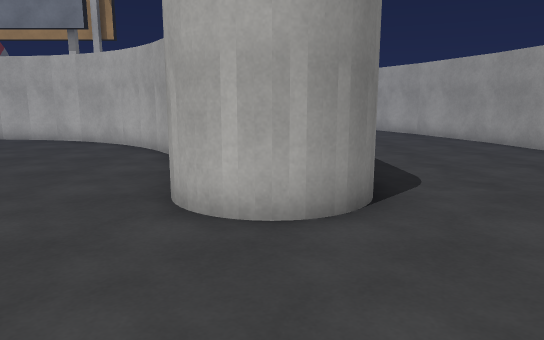
[1] (above)

16 first-person views from a walk through a Unity game level. The camera is 1.4 m above the floor, tilts 10° down and sees 70° across. The floor is counted in squares, 1 m on a side. Each view is taken from the middle of a square. On the plan, view 1 faces up. The plan holds only what a view shows up to about 16 squares ahead; the rest is blank. The place goes on beyond the plan. Some surface patterns are stand-ins.

[2]
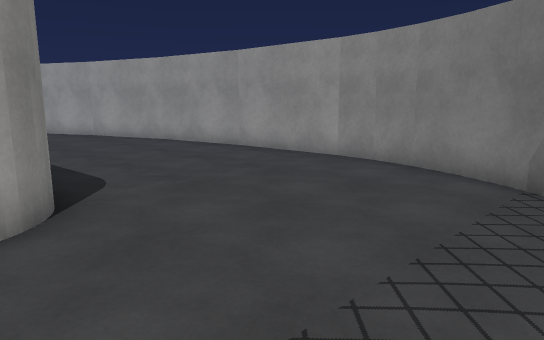

[3]
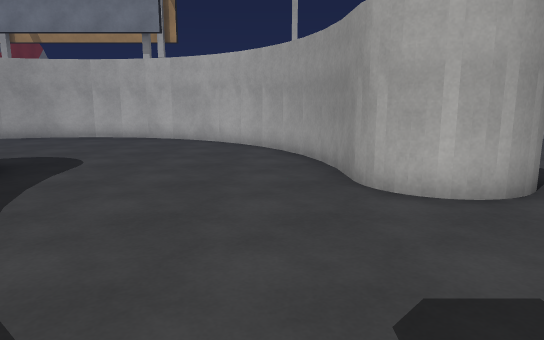

[4]
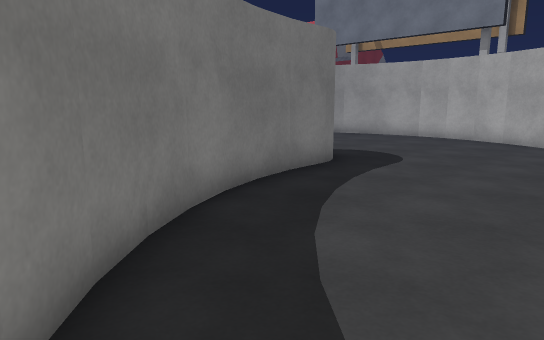

[5]
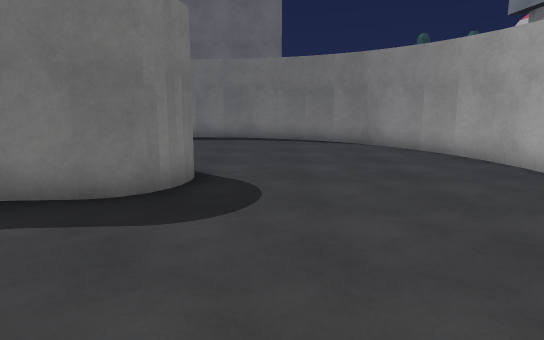

[6]
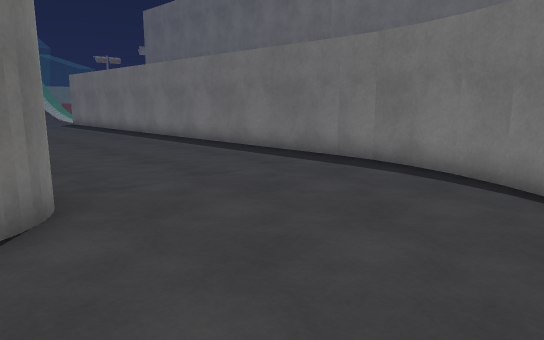

[7]
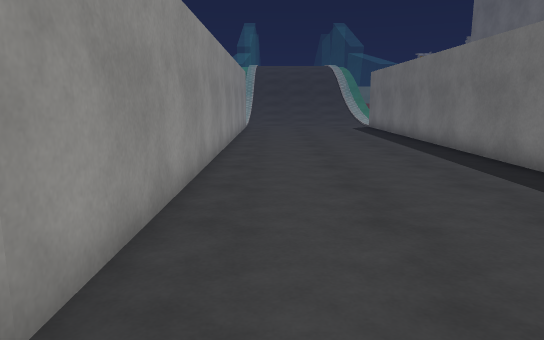

[8]
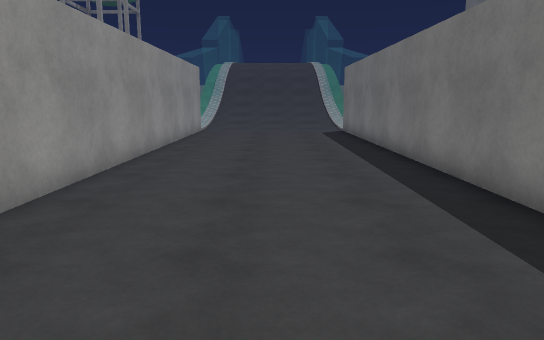

[9]
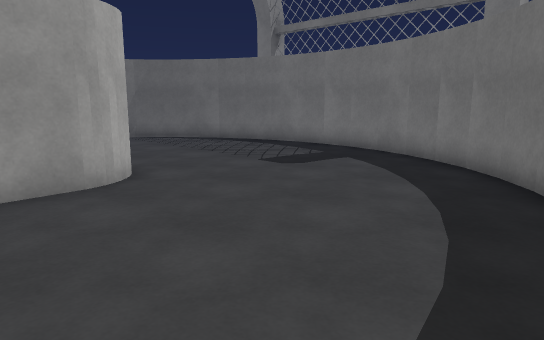

[10]
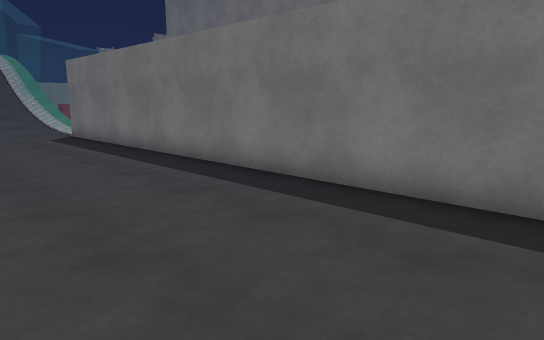

[11]
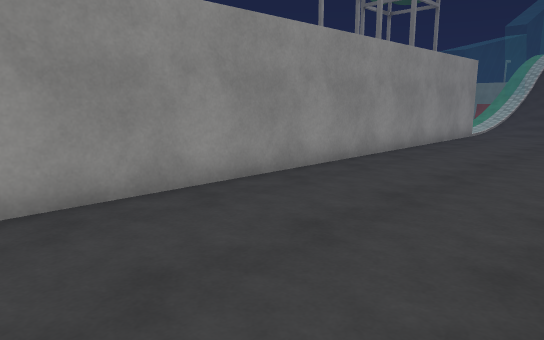

[12]
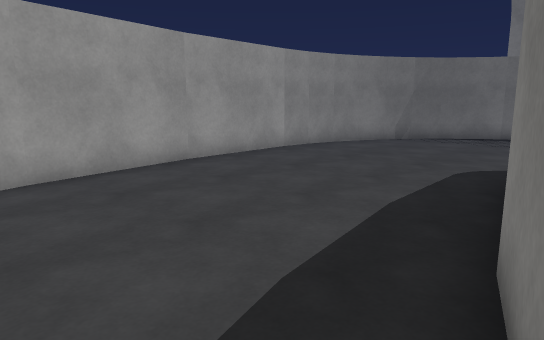

[13]
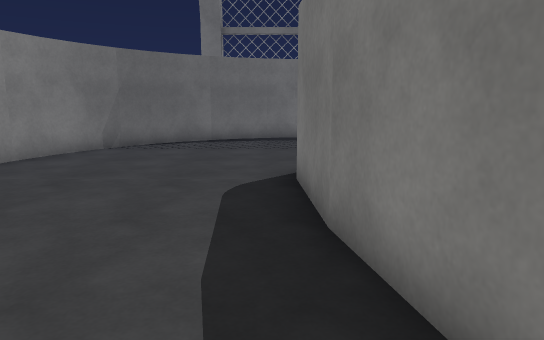

[14]
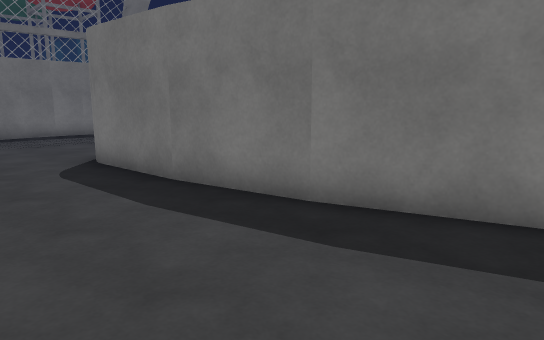

[15]
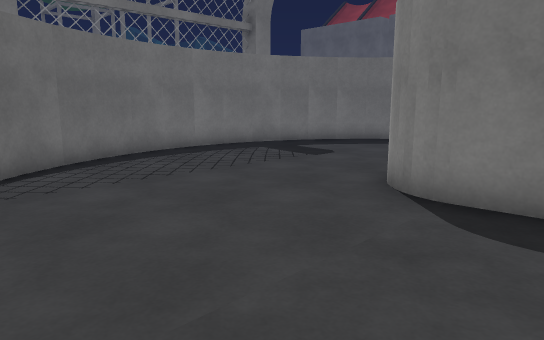

[16]
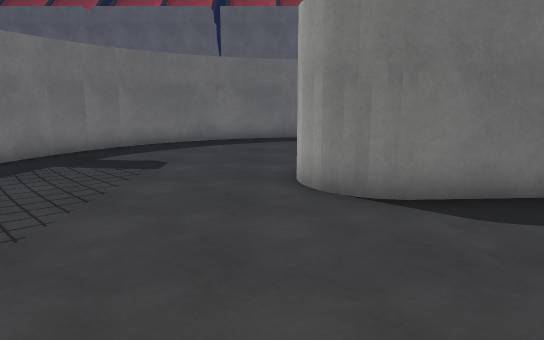

### Floor plan
Key: @ floor where view 1 was taken; # wall or solid block; . floor.
Columns run from 19 left of view 1 to 9 right of it. Each row starts with its distance up from view 1.
 15         ###        . .....#
 14      ####.####     #......##
 13    ###.......###   #.......#
 12   ##...........##  ##......#
 11   #.............#   #......#
 10  ##.............##  #......#
  9  #...............#  #......#
  8 ##...............#  #......##
  7 #.......###......## #.......#
  6 #.......# #.......# #.......#
  5 #.......# #.......###......##
  4 #.......# ##...............#
  3 #.......#  #...............#
  2 #.......#  ##.............##
  1 #.......#   #.............#
  0 #.......#   ##.....@.....##
 -1 #.......#    ###.......###
 -2 #.......#      ###...###
 -3 #.......#        #####
 -4 #.......#
 -5 #.......#
 -6 #.......#
 -7 #.......#
 -8 #.......#
 -9 #.......#
-10 #.......#
-11 #.......#

Positions as (right, up) in squares from view 1, and headings:
1: (0, 0), facing up
2: (0, 0), facing up-right
3: (-3, -1), facing up
4: (-3, -1), facing up-left
5: (-3, 9), facing left
6: (-10, 12), facing down-left
7: (-13, 8), facing down
8: (-15, 5), facing down
9: (-8, 8), facing down-right
10: (-13, 3), facing down-left
11: (-17, 3), facing down-right
12: (0, 15), facing down-right
13: (2, 13), facing down
14: (5, 15), facing down-left
15: (7, 8), facing down-left
16: (7, 4), facing left
